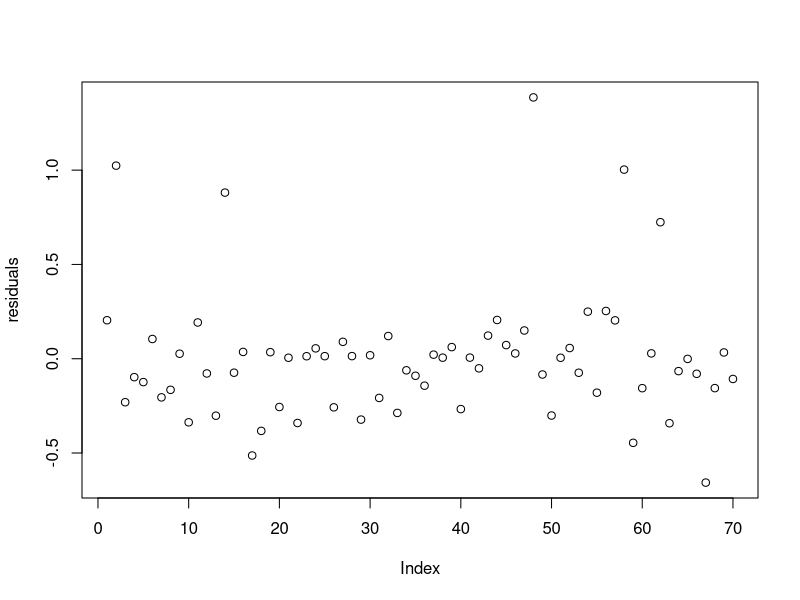

The R source for this figure:
## ---- chunk 1
#Put any packages you need here
knitr::opts_chunk$set(echo = TRUE)
## ---- chunk 2
# # Install and load the readxl package
install.packages("readxl")
library(readxl)

# Read the data from an Excel file
insurance <- read.csv("../Data/Insurance_Data_Group3.csv")


## ---- chunk 3
## Read the data from the CSV file
insurance <- read.csv("../Data/Insurance_Data_Group3.csv")

# Set seed for reproducibility
set.seed(123)

# Randomly select 30 observations to exclude
excluded_indices <- sample(1:nrow(insurance), 30)

# Select the remaining 70 observations
remaining_data <- insurance[-excluded_indices, ]

# Summary statistics
summary_stats <- summary(remaining_data[, c("Charges", "Age", "BMI")])
print(summary_stats)

## ---- chunk 4
## Correlation matrix
correlation_matrix <- cor(remaining_data[, c("Charges", "Age", "BMI")])
print(correlation_matrix)

## ---- chunk 5
# Assuming 'Cities' is represented by dummy variables (e.g., City1, City2, ...)

# Run the regression excluding one city as the reference category
model <- lm(Charges ~ Age + BMI + Children + Female + Smoker + WinterSprings + WinterPark + Oviedo, data = insurance)

# Replace "..." with the rest of the dummy variables

# Check the summary of the model
summary(model)
## ---- chunk 6
# Implement data transformations or other changes as needed
# For example, you might apply log transformations to the dependent or independent variables.

# Run a new regression
new_model <- lm(log(Charges) ~ Age + log(BMI) + Female + log(Children + 1) + Smoker + WinterSprings + WinterPark + Oviedo, data = remaining_data)

# Compare fit measures and coefficients with the previous model
summary(new_model)

## ---- chunk 7
# Assuming your_data is your complete dataset
set.seed(123)  # For reproducibility

# Randomly select 30 observations to be withheld
withheld_indices <- sample(1:nrow(insurance), 30)

# Create a dataset with the withheld observations
withheld_data <- insurance[withheld_indices, ]

# The remaining data for training would be
training_data <- insurance[-withheld_indices, ]

# Assuming 'model' and 'new_model' are your regression models

# Predictions using the first model
predictions_model <- predict(model, newdata = withheld_data)

# Predictions using the second model
predictions_new_model <- predict(new_model, newdata = withheld_data)

# Calculate performance metrics for the first model
mse_model <- mean((predictions_model - withheld_data$Charges)^2)
rmse_model <- sqrt(mse_model)
r_squared_model <- 1 - (sum((withheld_data$Charges - predictions_model)^2) / sum((withheld_data$Charges - mean(withheld_data$Charges))^2))

# Repeat for the second model
mse_new_model <- mean((predictions_new_model - withheld_data$Charges)^2)
rmse_new_model <- sqrt(mse_new_model)
r_squared_new_model <- 1 - (sum((withheld_data$Charges - predictions_new_model)^2) / sum((withheld_data$Charges - mean(withheld_data$Charges))^2))

# Print or store the results
cat("Model 1 - MSE:", mse_model, "RMSE:", rmse_model, "R-squared:", r_squared_model, "\n")
cat("Model 2 - MSE:", mse_new_model, "RMSE:", rmse_new_model, "R-squared:", r_squared_new_model, "\n")


## ---- chunk 8
# Assuming 'new_model' is the model you want to interpret

# Print the coefficients
coefficients <- coef(new_model)
print(coefficients)

# Interpretation of the coefficients
cat("Interpretation of Coefficients:\n")
cat("Intercept (Intercept):", coefficients[1], "\n")
cat("Age (Age):", coefficients[2], " - This represents the change in Charges for a one-unit change in Age.\n")
cat("BMI (log(BMI)):", coefficients[3], " - This represents the change in Charges for a one-unit change in log(BMI).\n")
cat("Female (Female):", coefficients[4], " - This represents the change in Charges for females compared to males (assuming binary gender).\n")
cat("Children (log(Children + 1)):", coefficients[5], " - This represents the change in Charges for a one-unit change in log(Children + 1).\n")
cat("Smoker (Smoker):", coefficients[6], " - This represents the change in Charges for smokers compared to non-smokers.\n")
cat("City (City2, City3, ...):", coefficients[7:length(coefficients)], " - Interpretation depends on the specific city dummy variables.\n")

# Perform marginal change analysis for a specific variable (e.g., Age)
marginal_change_age <- coefficients[2] * mean(remaining_data$Age)  # Replace 'mean(remaining_data$Age)' with your desired value
cat("\nMarginal Change in Charges for a one-unit change in Age:", marginal_change_age, "\n")

## ---- chunk 9
# Creating the potential_clients data frame
potential_clients <- data.frame(
  Customer = c(1, 2, 3, 4, 5),
  Age = c(60, 40, 25, 33, 45),
  BMI = c(22, 30, 25, 35, 27),
  Female = c(1, 0, 0, 1, 1),
  Children = c(0, 1, 0, 2, 3),
  Smoker = c(0, 0, 1, 0, 0),
  Oviedo = c(1, 0, 0, 0, 1),  # Replace with the correct dummy variables for each city
  Sanford = c(0, 1, 0, 0, 0),  # Replace with the correct dummy variables for each city
  WinterPark = c(0, 0, 1, 0, 0),  # Replace with the correct dummy variables for each city
  WinterSprings = c(0, 0, 0, 1, 0)  # Replace with the correct dummy variables for each city
)

# Display the potential_clients data frame
print(potential_clients)


# Assuming 'new_model' is the model you want to use
# Assuming 'potential_clients' is a data frame with information about the five potential clients

# Predictions for the potential clients with prediction intervals
predictions <- predict(new_model, newdata = potential_clients, interval = "prediction")

# Combine the original data and predictions
result <- cbind(potential_clients, predictions)
print(result)


## ---- chunk 10
# Assuming the 'better_model' is the model you want to analyze
residuals <- residuals(new_model)

# Plot residuals
plot(residuals)


## ---- chunk 11
# Assuming 'new_model' is the model you want to use
# Assuming 'potential_clients' is a data frame with information about the five potential clients

# Predictions for the potential clients with residuals
predictions <- predict(new_model, newdata = potential_clients, interval = "prediction")

# Extract residuals
residuals <- residuals(new_model, newdata = potential_clients)

# Combine the original data, predictions, and residuals
result <- cbind(potential_clients, predictions, residuals)
print(result)



